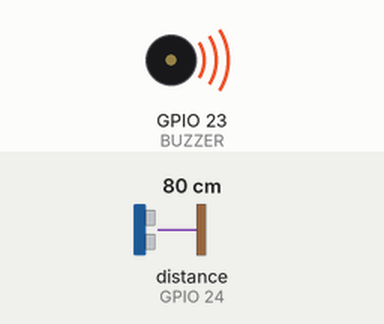
This program was run on a simulated Raspberry Pi (BCM pin numbers). Parts: buzzer (waves = sounding). The inputs (shaded band) are chosen by the test bench; at power-on: distance to the obstacle (sensor on GPIO 24) 80 cm. The echo pulse lasts 58.3 µs per cm; the clock reads 2024-03-15 10:24:30 at power-on unless the program sets it; what the program prints to the terminal is not drawn.

Above: at 0.1 s.
Timing chart, 0 to 1.6 s (numbered marks = the images above):
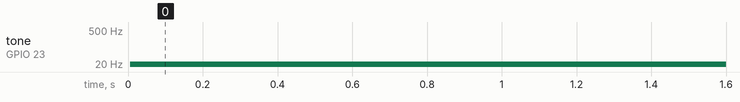

Measured:
- by itself, tone on GPIO 23 (BUZZER): silent → 10 Hz at 0.01 s

The program:

sensor.py
```python
#Libraries
import RPi.GPIO as GPIO
import time


#GPIO Mode (BOARD / BCM)
GPIO.setmode(GPIO.BCM)
GPIO.setwarnings(False)

#set GPIO Pins
GPIO_TRIGGER = 18
GPIO_ECHO = 24
BUZZER = 23

#set GPIO direction (IN / OUT)
GPIO.setup(GPIO_TRIGGER, GPIO.OUT)
GPIO.setup(GPIO_ECHO, GPIO.IN)
GPIO.setup(BUZZER,GPIO.OUT)
buzzer = GPIO.PWM(BUZZER, 10)

def distance():
    # set Trigger to HIGH
    GPIO.output(GPIO_TRIGGER, True)

    # set Trigger after 0.01ms to LOW
    time.sleep(0.00001)
    GPIO.output(GPIO_TRIGGER, False)

    StartTime = time.time()
    StopTime = time.time()

    # save StartTime
    while GPIO.input(GPIO_ECHO) == 0:
        StartTime = time.time()

    # save time of arrival
    while GPIO.input(GPIO_ECHO) == 1:
        StopTime = time.time()

    # time difference between start and arrival
    TimeElapsed = StopTime - StartTime
    # multiply with the sonic speed (34300 cm/s)
    # and divide by 2, because there and back
    distance = (TimeElapsed * 34300) / 2

    return distance

if __name__ == '__main__':
    try:
        while True:
            dist = distance()
            print ("Measured Distance = %.1f cm" % dist)
            buzzer.start(abs(100-dist))
            print("Buzzer: " + str( abs(100-dist)))
            time.sleep(1)

    except KeyboardInterrupt:
        GPIO.cleanup()
```
